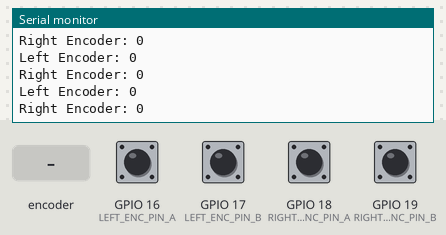
Recording of a sketch running on a simulated ESP32. Shown: the last lines printed to the serial monitor. The test bench sets the inputs (shaded band); at power-on: GPIO 16 (LEFT_ENC_PIN_A), GPIO 17 (LEFT_ENC_PIN_B), GPIO 18 (RIGHT_ENC_PIN_A), GPIO 19 (RIGHT_ENC_PIN_B) HIGH.

Above: at 2.2 s.
2.3 s: rotary encoder on GPIO 16 (LEFT_ENC_PIN_A) / GPIO 17 (LEFT_ENC_PIN_B) turned 1 step (first pin leading)
4.0 s: GPIO 18 (RIGHT_ENC_PIN_A) pulled LOW for 0.15 s
At 4.4 s:
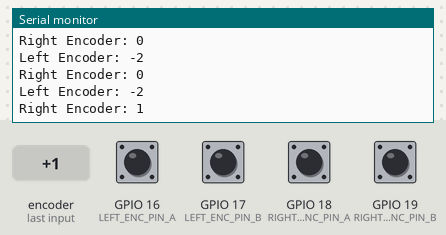
5.6 s: GPIO 19 (RIGHT_ENC_PIN_B) pulled LOW for 1 s
At 6.4 s:
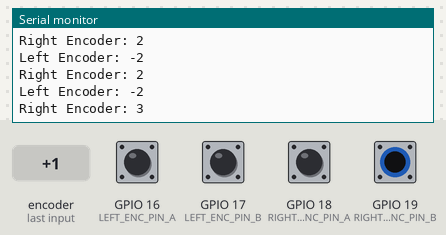
8.1 s: rotary encoder on GPIO 16 (LEFT_ENC_PIN_A) / GPIO 17 (LEFT_ENC_PIN_B) turned 1 step (first pin leading)
Timing chart, 0 to 10.8 s (numbered marks = the images above; inputs shaded):
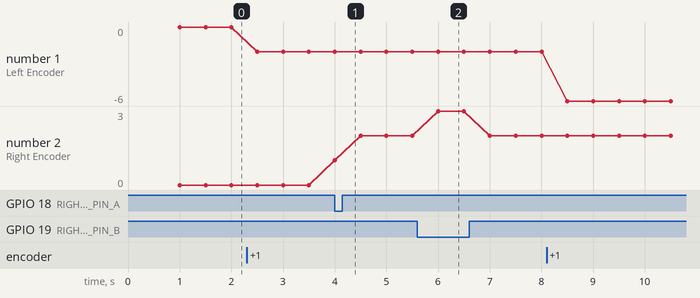

Measured:
- after the input at 4.0 s, the serial monitor: prints a new line at once (image 1)
- after the input at 5.6 s, the serial monitor: prints a new line after 0.40 s (image 2)
- plotted number 1: 0 → -2 after the input at 2.3 s, -2 → -6 after the input at 8.1 s
- plotted number 2: 0 → 2 after the input at 4.0 s

The sketch:

encoder_driver.ino
```cpp
//reference:https://chatgpt.com/share/678a15b8-0388-8008-8f2e-60875a33929b
#include <Arduino.h>

#define LEFT_ENC_PIN_A 16   // GPIO16
#define LEFT_ENC_PIN_B 17   // GPIO17
#define RIGHT_ENC_PIN_A 18  // GPIO18
#define RIGHT_ENC_PIN_B 19  // GPIO19

// Prototype Functions
long readEncoder(int i);
void resetEncoder(int i);
void resetEncoders();

volatile long left_enc_pos = 0L;
volatile long right_enc_pos = 0L;

// Encoder lookup table
static const int8_t ENC_STATES[] = {
  0, 1, -1, 0,
  -1, 0, 0, 1,
  1, 0, 0, -1,
  0, -1, 1, 0
};

// ISR for LEFT encoder
void IRAM_ATTR leftEncoderISR() {
  static uint8_t enc_last = 0;
  enc_last <<= 2;                                                                  // Shift previous state two places
  enc_last |= ((digitalRead(LEFT_ENC_PIN_A) << 1) | digitalRead(LEFT_ENC_PIN_B));  // Read the current state
  left_enc_pos += ENC_STATES[(enc_last & 0x0F)];
}

// ISR for RIGHT encoder
void IRAM_ATTR rightEncoderISR() {
  static uint8_t enc_last = 0;
  enc_last <<= 2;                                                                    // Shift previous state two places
  enc_last |= ((digitalRead(RIGHT_ENC_PIN_A) << 1) | digitalRead(RIGHT_ENC_PIN_B));  // Read the current state
  right_enc_pos += ENC_STATES[(enc_last & 0x0F)];
}

// Wrap the encoder reading function
long readEncoder(int i) {
  if (i == 0) return left_enc_pos;  // LEFT encoder
  else return right_enc_pos;        // RIGHT encoder
}

// Wrap the encoder reset function
void resetEncoder(int i) {
  if (i == 0) {
    left_enc_pos = 0L;
  } else {
    right_enc_pos = 0L;
  }
}

// Reset both encoders
void resetEncoders() {
  resetEncoder(0);
  resetEncoder(1);
}

void setup() {
  Serial.begin(115200);
  delay(1000);
  // Configure encoder pins
  pinMode(LEFT_ENC_PIN_A, INPUT_PULLUP);
  pinMode(LEFT_ENC_PIN_B, INPUT_PULLUP);
  pinMode(RIGHT_ENC_PIN_A, INPUT_PULLUP);
  pinMode(RIGHT_ENC_PIN_B, INPUT_PULLUP);

  // Attach interrupts for encoders
  attachInterrupt(digitalPinToInterrupt(LEFT_ENC_PIN_A), leftEncoderISR, CHANGE);
  attachInterrupt(digitalPinToInterrupt(LEFT_ENC_PIN_B), leftEncoderISR, CHANGE);
  attachInterrupt(digitalPinToInterrupt(RIGHT_ENC_PIN_A), rightEncoderISR, CHANGE);
  attachInterrupt(digitalPinToInterrupt(RIGHT_ENC_PIN_B), rightEncoderISR, CHANGE);
}

void loop() {
  // Example usage


  Serial.print("Left Encoder: ");
  Serial.println(readEncoder(0));
  Serial.print("Right Encoder: ");
  Serial.println(readEncoder(1));

  delay(500);  // Simulate main loop delay
}
```
